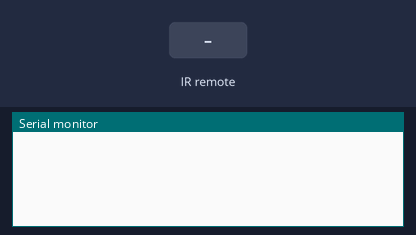
Bench run of a sketch on a simulated Arduino Uno, built with avr-gcc and run on an emulated ATmega328P. On the bench: the last lines printed to the serial monitor. The test bench sets the inputs (shaded band).

Above: at 1.2 s.
1.3 s: infrared code 0xE0E020DF received
At 2.5 s:
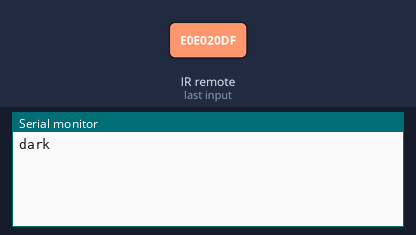
2.8 s: infrared code 0xE0E0A05F received
At 3.9 s:
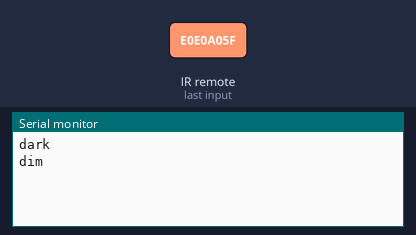

Measured:
- after the input at 1.3 s, the serial monitor: prints a new line at once (image 1)
- after the input at 2.8 s, the serial monitor: prints a new line at once (image 2)

The sketch:

ir_remote_hx1838_example.ino
```cpp
/* Example on using an HX 1838 IR remote
 *  receiver
 *  HX1838 VS1838 NEC Infrared IR Wireless Remote Control Sensor Module For Arduino
 *
 *  Amazon 7.00 $
 *  https://www.amazon.com/gp/product/B019I4MYSE
 */

#include <IRremote.h>
#include <IRremoteInt.h>

uint8_t RECV_PIN = 8;

IRrecv irrecv(RECV_PIN);
decode_results results;


void setup() {
  // put your setup code here, to run once
  Serial.begin(9600);
  irrecv.enableIRIn(); // Start the receiver
}

void loop() {

    if (irrecv.decode(&results)) {
      configure_stuff(results.value);
      irrecv.resume(); // Receive the next value
    }

    delay(100);
}


void configure_stuff (int tmp) {

       switch (tmp) {
         case 0xE0E020DF :
           Serial.println("dark");
           break;

         case 0xE0E0A05F :
           Serial.println("dim");
           break;
       }

}
```
